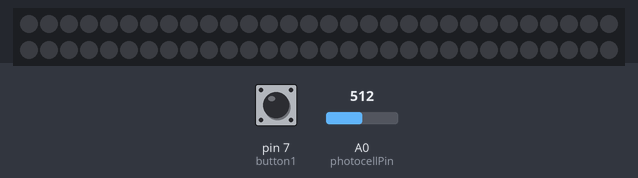
Recording of a sketch running on a simulated Arduino Uno, built with avr-gcc and run on an emulated ATmega328P. On the bench: 60 RGB LEDs in strip order, left to right, continuing on the next row. The inputs (shaded band) are chosen by the test bench; at power-on: pin 7 (button1) HIGH, A0 (photocellPin) = 512. Dim RGB values are drawn brighter than linear; the strip is taken to match the declared colour order; what the sketch prints to the serial monitor is not drawn.

Above: at 2.8 s.
2.9 s: pin 7 (button1) pulled LOW for 2.15 s
At 5.1 s:
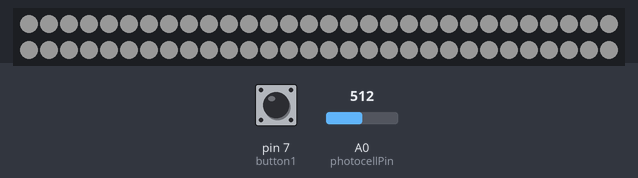
10.5 s: A0 (photocellPin) set to 778
13.0 s: A0 (photocellPin) set to 807
Timing chart, 0 to 16.0 s (numbered marks = the images above; inputs shaded):
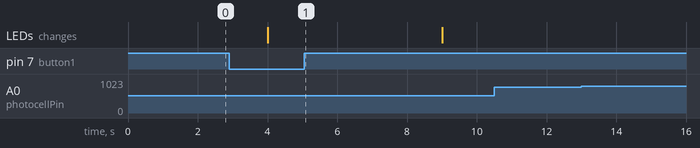

Measured:
- after the input at 2.9 s, the LEDs: change after 1.1 s (image 1)
- after the input at 10.5 s, every drawn part: stays the same
- after the input at 13.0 s, every drawn part: stays the same

The sketch:

currency_converter.ino
```cpp
#include <Adafruit_NeoPixel.h>
#ifdef _AVR_
  #include <avr/power.h>
#endif
#include <Button.h>
Button button1(7);

#define PIN 6

Adafruit_NeoPixel strip = Adafruit_NeoPixel(60, PIN, NEO_RGBW + NEO_KHZ800);

int photocellPin = 0;     // the cell and 10K pulldown are connected to a0
int photocellReading;     // the analog reading from the analog resistor divider

void setup() {
  strip.begin();
  strip.setBrightness(30);
  strip.show(); // Initialize all pixels to 'off'
  button1.begin();
  Serial.begin(9600);

}

void loop() {
  if (button1.pressed()){
    for(uint16_t i=0; i<strip.numPixels(); i++)
    strip.setPixelColor(i, 100, 100, 100, 100);
    strip.show();
    delay(5000);
    for(uint16_t i=0; i<strip.numPixels(); i++)
    strip.setPixelColor(i, 0, 0, 0, 0);
    strip.show();
  }

    photocellReading = analogRead(photocellPin);

  Serial.print("Analog reading = ");
  Serial.print(photocellReading);     // the raw analog reading

  // We'll have a few threshholds, qualitatively determined
  if (photocellReading < 796) {
    Serial.println(" - No Value");
  } else if (photocellReading < 740) {
    Serial.println(" - Purple");
  } else if (photocellReading < 815) {
    Serial.println(" - Blue");
  } else if (photocellReading < 855) {
    Serial.println(" - Brown");
  } else if (photocellReading < 869) {
    Serial.println(" - Green");
  } else if (photocellReading < 892) {
    Serial.println(" - Red");
  } else {
    Serial.println(" - No Value");
  }
  delay(2000);
}
```
